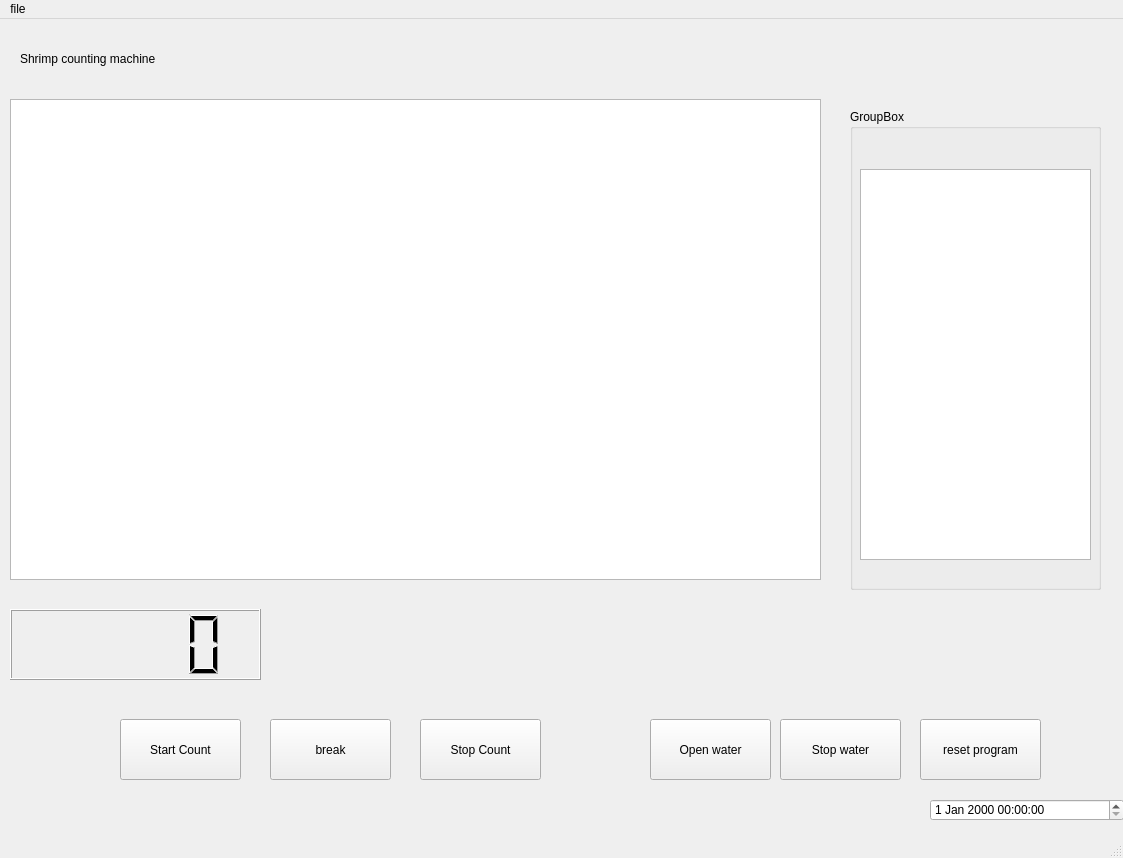
<?xml version="1.0" encoding="UTF-8"?>
<ui version="4.0">
 <class>MainWindow</class>
 <widget class="QMainWindow" name="MainWindow">
  <property name="geometry">
   <rect>
    <x>0</x>
    <y>0</y>
    <width>1123</width>
    <height>858</height>
   </rect>
  </property>
  <property name="windowTitle">
   <string>MainWindow</string>
  </property>
  <widget class="QWidget" name="centralwidget">
   <widget class="QPushButton" name="pushButton">
    <property name="geometry">
     <rect>
      <x>270</x>
      <y>700</y>
      <width>121</width>
      <height>61</height>
     </rect>
    </property>
    <property name="text">
     <string>break</string>
    </property>
   </widget>
   <widget class="QLabel" name="label">
    <property name="geometry">
     <rect>
      <x>20</x>
      <y>10</y>
      <width>311</width>
      <height>61</height>
     </rect>
    </property>
    <property name="text">
     <string>Shrimp counting machine</string>
    </property>
    <property name="textFormat">
     <enum>Qt::RichText</enum>
    </property>
    <property name="scaledContents">
     <bool>true</bool>
    </property>
   </widget>
   <widget class="QLCDNumber" name="lcdNumber">
    <property name="geometry">
     <rect>
      <x>10</x>
      <y>590</y>
      <width>251</width>
      <height>71</height>
     </rect>
    </property>
    <property name="minimumSize">
     <size>
      <width>0</width>
      <height>61</height>
     </size>
    </property>
   </widget>
   <widget class="QPushButton" name="pushButton_2">
    <property name="geometry">
     <rect>
      <x>420</x>
      <y>700</y>
      <width>121</width>
      <height>61</height>
     </rect>
    </property>
    <property name="tabletTracking">
     <bool>false</bool>
    </property>
    <property name="acceptDrops">
     <bool>false</bool>
    </property>
    <property name="text">
     <string>Stop Count</string>
    </property>
   </widget>
   <widget class="QPushButton" name="pushButton_3">
    <property name="geometry">
     <rect>
      <x>120</x>
      <y>700</y>
      <width>121</width>
      <height>61</height>
     </rect>
    </property>
    <property name="tabletTracking">
     <bool>false</bool>
    </property>
    <property name="acceptDrops">
     <bool>false</bool>
    </property>
    <property name="text">
     <string>Start Count</string>
    </property>
   </widget>
   <widget class="QDateTimeEdit" name="dateTimeEdit">
    <property name="geometry">
     <rect>
      <x>930</x>
      <y>780</y>
      <width>194</width>
      <height>22</height>
     </rect>
    </property>
   </widget>
   <widget class="QGraphicsView" name="graphicsView">
    <property name="geometry">
     <rect>
      <x>10</x>
      <y>80</y>
      <width>811</width>
      <height>481</height>
     </rect>
    </property>
   </widget>
   <widget class="QPushButton" name="pushButton_4">
    <property name="geometry">
     <rect>
      <x>650</x>
      <y>700</y>
      <width>121</width>
      <height>61</height>
     </rect>
    </property>
    <property name="tabletTracking">
     <bool>false</bool>
    </property>
    <property name="acceptDrops">
     <bool>false</bool>
    </property>
    <property name="text">
     <string>Open water</string>
    </property>
   </widget>
   <widget class="QPushButton" name="pushButton_5">
    <property name="geometry">
     <rect>
      <x>780</x>
      <y>700</y>
      <width>121</width>
      <height>61</height>
     </rect>
    </property>
    <property name="tabletTracking">
     <bool>false</bool>
    </property>
    <property name="acceptDrops">
     <bool>false</bool>
    </property>
    <property name="text">
     <string>Stop water</string>
    </property>
   </widget>
   <widget class="QGroupBox" name="groupBox">
    <property name="geometry">
     <rect>
      <x>850</x>
      <y>90</y>
      <width>251</width>
      <height>481</height>
     </rect>
    </property>
    <property name="title">
     <string>GroupBox</string>
    </property>
    <widget class="QListView" name="listView">
     <property name="geometry">
      <rect>
       <x>10</x>
       <y>60</y>
       <width>231</width>
       <height>391</height>
      </rect>
     </property>
    </widget>
   </widget>
   <widget class="QPushButton" name="pushButton_6">
    <property name="geometry">
     <rect>
      <x>920</x>
      <y>700</y>
      <width>121</width>
      <height>61</height>
     </rect>
    </property>
    <property name="tabletTracking">
     <bool>false</bool>
    </property>
    <property name="acceptDrops">
     <bool>false</bool>
    </property>
    <property name="text">
     <string>reset program</string>
    </property>
   </widget>
  </widget>
  <widget class="QMenuBar" name="menubar">
   <property name="geometry">
    <rect>
     <x>0</x>
     <y>0</y>
     <width>1123</width>
     <height>26</height>
    </rect>
   </property>
   <widget class="QMenu" name="menufile">
    <property name="title">
     <string>file</string>
    </property>
   </widget>
   <addaction name="menufile"/>
  </widget>
  <widget class="QStatusBar" name="statusbar"/>
 </widget>
 <resources/>
 <connections/>
 <designerdata>
  <property name="gridDeltaX">
   <number>20</number>
  </property>
  <property name="gridDeltaY">
   <number>10</number>
  </property>
  <property name="gridSnapX">
   <bool>true</bool>
  </property>
  <property name="gridSnapY">
   <bool>true</bool>
  </property>
  <property name="gridVisible">
   <bool>true</bool>
  </property>
 </designerdata>
</ui>
